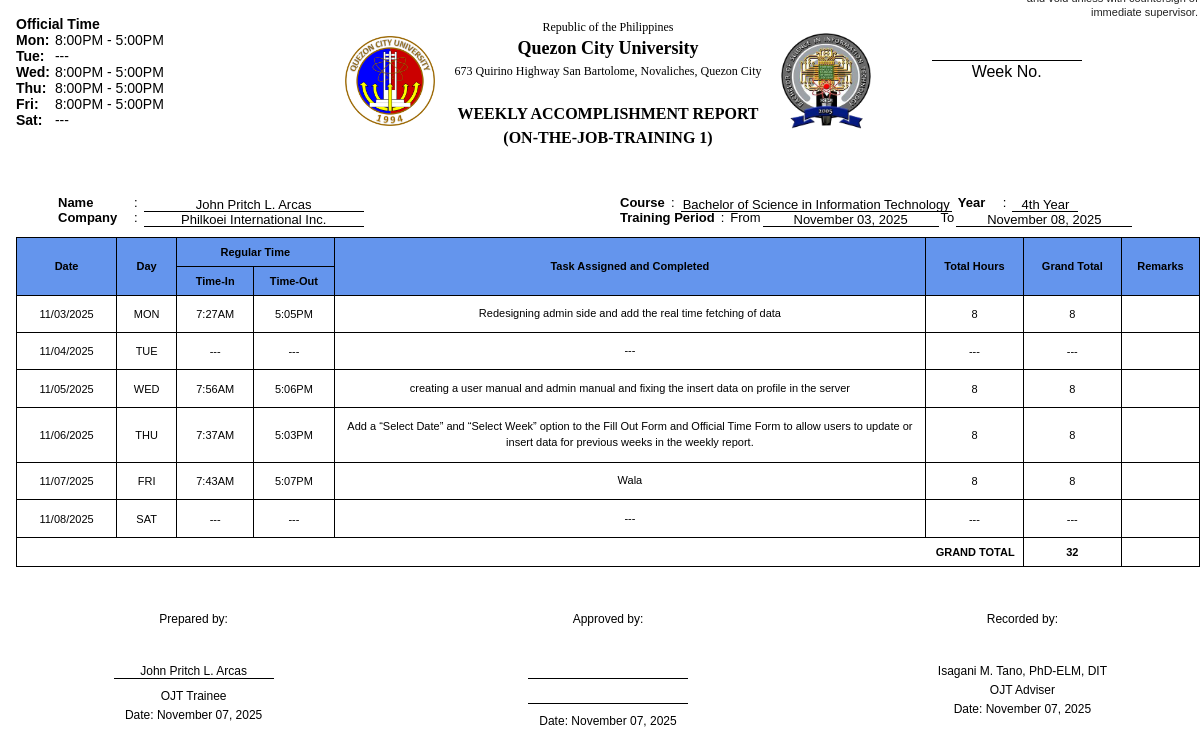
The page /php/viewform.php (signed in) on the database its author committed.
### tables this page shows
CREATE TABLE `weekly_accomplishments` (
  `id` int(11) NOT NULL,
  `users_user_id` int(11) DEFAULT NULL,
  `date_record` date NOT NULL,
  `time_in` varchar(10) NOT NULL,
  `time_out` varchar(10) NOT NULL,
  `task_completed` text NOT NULL,
  `total_hours` decimal(5,2) DEFAULT 0.00,
  `grand_total` decimal(5,2) DEFAULT 0.00,
  `total` decimal(10,2) NOT NULL DEFAULT 0.00,
  `last_updated_at` datetime DEFAULT NULL
);

CREATE TABLE `student_info` (
  `student_id` int(11) NOT NULL,
  `users_user_id` int(11) NOT NULL,
  `student_fn` varchar(100) DEFAULT NULL,
  `student_mi` varchar(255) DEFAULT NULL,
  `student_ln` varchar(100) DEFAULT NULL,
  `student_course` varchar(50) DEFAULT '',
  `student_year` varchar(10) DEFAULT '',
  `company_name` varchar(100) DEFAULT '',
  `profile_picture` longblob DEFAULT NULL,
  `profile_picture_type` varchar(50) DEFAULT '',
  `created_at` timestamp NOT NULL DEFAULT current_timestamp(),
  `updated_at` timestamp NOT NULL DEFAULT current_timestamp() ON UPDATE current_timestamp()
);

### php/viewform.php (the view, shortened to what this page needs)
<?php
require_once "db.php";
$user_id = $_SESSION["user_id"];
$selectedWeek = isset($_GET["week"]) ? intval($_GET["week"]) : 0;
$selectedYear = isset($_GET["year"]) ? intval($_GET["year"]) : date('Y');
$approvedName = isset($_GET["approved_name"]) ? trim($_GET["approved_name"]) : '';
$approvedTitle = isset($_GET["approved_title"]) ? trim($_GET["approved_title"]) : '';
if ($selectedWeek === 0) {
    $selectedWeek = intval(date('W'));
    $selectedYear = intval(date('Y'));
}
$dateTime = new DateTime();
$dateTime->setISODate($selectedYear, $selectedWeek);
$monday = clone $dateTime;
$saturday = clone $dateTime;
$saturday->modify('+5 days');
$weekDates = [
    'MON' => $monday->format('Y-m-d'),
    'TUE' => (clone $monday)->modify('+1 day')->format('Y-m-d'),
    'WED' => (clone $monday)->modify('+2 days')->format('Y-m-d'),
    'THU' => (clone $monday)->modify('+3 days')->format('Y-m-d'),
    'FRI' => (clone $monday)->modify('+4 days')->format('Y-m-d'),
    'SAT' => (clone $monday)->modify('+5 days')->format('Y-m-d'),
];
$days = ['MON', 'TUE', 'WED', 'THU', 'FRI', 'SAT'];
$trainingFrom = $monday->format('F d, Y');
$trainingTo = $saturday->format('F d, Y');
$sql = "SELECT student_fn, student_mi, student_ln, company_name, student_course, student_year
    FROM student_info WHERE users_user_id = ?";
$stmt = $conn->prepare($sql);
$stmt->bind_param("i", $user_id);
$stmt->execute();
$result = $stmt->get_result();
$student = $result->fetch_assoc();
$name = "";
if (!empty($student)) {
    $name = $student['student_fn'];
    if (!empty($student['student_mi'])) {
        $name .= " " . strtoupper(substr($student['student_mi'], 0, 1)) . ".";
    }
    $name .= " " . $student['student_ln'];
}
$officialTimes = [
    'MON' => '',
    'TUE' => '',
    'WED' => '',
    'THU' => '',
    'FRI' => '',
    'SAT' => ''
];
$startDate = $weekDates['MON'];
$endDate = $weekDates['SAT'];
$officialSql = "SELECT ot.day_date, ot.day_time, ot.created_at
                FROM official_time ot
                WHERE ot.users_user_id = ?
                  AND (
                    (ot.day_date REGEXP '^[0-9]{4}-[0-9]{2}-[0-9]{2}$' AND ot.day_date BETWEEN ? AND ?) OR
                    (NOT (ot.day_date REGEXP '^[0-9]{4}-[0-9]{2}-[0-9]{2}$') AND ot.created_at BETWEEN ? AND ?)
                  )
                ORDER BY COALESCE(ot.day_date, ot.created_at) DESC";
$rows = [];
if ($ot = $conn->prepare($officialSql)) {
    $ot->bind_param('issss', $user_id, $startDate, $endDate, $startDate, $endDate);
    $ot->execute();
    $result = $ot->get_result();
    while ($r = $result->fetch_assoc()) $rows[] = $r;
} else {
    error_log("Failed to prepare officialSql: " . $conn->error);
}
foreach ($rows as $row) {
    $raw = trim($row['day_date']);
    $day = '';
    if (preg_match('/^[0-9]{4}-[0-9]{2}-[0-9]{2}$/', $raw)) {
        $dt = strtotime($raw);
        if ($dt === false) continue;
        $dateStr = date('Y-m-d', $dt);
        if ($dateStr < $startDate || $dateStr > $endDate) continue;
        $day = strtoupper(substr(date('D', $dt), 0, 3));
    } else {
        if ($raw !== '') {
            if (preg_match('/[0-9]/', $raw)) {
                $try = strtotime($raw);
                if ($try !== false) {
                    $dateStr = date('Y-m-d', $try);
                    if ($dateStr >= $startDate && $dateStr <= $endDate) {
                        $day = strtoupper(substr(date('D', $try), 0, 3));
                    } else {
                        $day = strtoupper(substr($raw, 0, 3));
                    }
                } else {
                    $day = strtoupper(substr($raw, 0, 3));
                }
            } else {
                $day = strtoupper(substr($raw, 0, 3));
            }
        }
    }
    if (array_key_exists($day, $officialTimes)) {
        $officialTimes[$day] = $row['day_time'];
    } else {
        error_log("Unmapped official_time row: raw='{$row['day_date']}', mapped='$day'");
    }
}
$sumGrandTotal = 0;
$entriesByDay = array_fill_keys($days, null);
$weeklySql = "SELECT wa.*
              FROM weekly_accomplishments wa
              WHERE wa.users_user_id = ?
              AND YEAR(wa.date_record) = ?
              AND WEEK(wa.date_record, 1) = ?
              ORDER BY wa.date_record ASC";
if ($stmt = $conn->prepare($weeklySql)) {
    $stmt->bind_param("iii", $user_id, $selectedYear, $selectedWeek);
    $stmt->execute();
    $result = $stmt->get_result();
    while ($row = $result->fetch_assoc()) {
        $dayDate = new DateTime($row['date_record']);
        $day = strtoupper($dayDate->format('D'));
        if (!empty($row['time_in']) && !empty($row['time_out'])) {
            $timeIn = strtotime($row['time_in']);
            $timeOut = strtotime($row['time_out']);
            $totalHours = ($timeOut - $timeIn) / 3600;
            $intHours = (int) floor($totalHours);
            if ($intHours > 8) $intHours = 8;
            $row['total_hours'] = $intHours;
            $row['grand_total'] = $row['total_hours'];
            $sumGrandTotal += $row['grand_total'];
        } else {
            $row['total_hours'] = 0;
            $row['grand_total'] = 0;
        }
        $entriesByDay[$day] = $row;
    }
} else {
    error_log("Failed to prepare statement: " . $conn->error);
}
function safe($v) { return htmlspecialchars((string)$v ?? '', ENT_QUOTES, 'UTF-8'); }
function formatTime($time) {
    if ($time === null || empty($time) || $time === '00:00:00' || $time === 'null') {
        return '---';
    }
    return date('g:iA', strtotime($time));
}
?>
<?php
$isAjax = isset($_SERVER['HTTP_X_REQUESTED_WITH']) && strtolower($_SERVER['HTTP_X_REQUESTED_WITH']) === 'xmlhttprequest';
function normalizeTimeDisplay($t) {
    $s = trim($t);
    $s = preg_replace('/\b(am)\s+\1\b/i', '$1', $s);
    $s = preg_replace('/\b(pm)\s+\1\b/i', '$1', $s);
    $s = preg_replace_callback('/(\d{1,2}:\d{2})\s*(am|pm)/i', function($m){ return $m[1] . strtoupper($m[2]); }, $s);
    return $s;
}
if (!$isAjax): ?>
<!DOCTYPE html>
<html>
<head>
    <link rel="stylesheet" href="css/viewform.css?v=<?php echo time(); ?>">
</head>
<body>
<?php endif; ?>
<?php $isPrint = isset($_GET['print']) && $_GET['print'] == '1'; ?>
<div class="viewform-container">
    <div class="header-container" style="display: flex; justify-content: center; align-items: center; gap: 20px; position: relative;">
  <div class="official-time" style="position: absolute; left: 0; top: 0; font-size: 14px; text-align: left;">
    <p><b>Official Time</b></p>
    <div style="display: flex; gap: 20px;">
        <div>
            <?php
            foreach ($officialTimes as $day => $time):
                $displayDay = ucfirst(strtolower($day));
                $raw = trim($time);
                if ($raw === '') {
                    $left = '';
                    $sep = '---';
                    $right = '';
                    $sepClass = 'ot-sep placeholder';
                } else {
                    $parts = explode('-', $raw, 2);
                    $left = normalizeTimeDisplay(trim($parts[0] ?? ''));
                    $right = normalizeTimeDisplay(trim($parts[1] ?? ''));
                    $left = htmlspecialchars($left);
                    $right = htmlspecialchars($right);
                    $sep = '-';
                    $sepClass = 'ot-sep';
                }
            ?>
                <p>
                    <span class="ot-day"><?= $displayDay ?>:</span>
                    <span class="ot-time">
                        <span class="ot-left"><?= $left ?></span>
                        <span class="<?= $sepClass ?>"><?= $sep ?></span>
                        <span class="ot-right"><?= $right ?></span>
                    </span>
                </p>
            <?php endforeach; ?>
        </div>
    </div>
  </div>
  <div class="header-logo">
    <img src="img/qcu.png" alt="QCU Logo" style="width: 90px; height: auto;">
  </div>
  <div class="header-text" style="text-align: center;">
    <h3>Republic of the Philippines</h3>
    <h1>Quezon City University</h1>
    <h3>673 Quirino Highway San Bartolome, Novaliches, Quezon City</h3><br>
    <h2>WEEKLY ACCOMPLISHMENT REPORT</h2>
    <h2>(ON-THE-JOB-TRAINING 1)</h2>
  </div>
  <div class="header-logo">
    <img src="img/it.png" alt="IT Logo" style="width: 90px; height: auto;">
  </div>
</div>
<br>
<div class="header-section" style="position: relative;">
  <div id="week-number">
  <div style="min-width: 150px;">
    <div style="border-top: 1px solid black; padding-top: 2px;">
      Week No.
    </div>
  </div>
</div>
<div class="header-info-grid">
  <div class="info-left">
    <div class="info-row">
        <label>Name</label>
        <span class="sep"> : </span>
        <span class="underline"><?= safe($name) ?></span>
    </div>
    <div class="info-row">
        <label>Company</label>
        <span class="sep"> : </span>
        <span class="underline small company-underline"><?= safe($student['company_name'] ?? '') ?></span>
    </div>
  </div>
  <div class="info-right">
    <div class="info-row">
        <label>Course</label>
        <span class="sep"> : </span>
        <span class="underline small"><?= safe($student['student_course'] ?? '') ?></span>
        <label class="inline-year">Year</label>
        <span class="sep"> : </span>
        <span class="underline tiny"><?= safe($student['student_year'] ?? '') ?></span>
    </div>
    <div class="info-row">
        <label>Training Period</label>
        <span class="sep"> : </span>
        From <span class="underline small"><?= safe($trainingFrom) ?></span>
        To <span class="underline small"><?= safe($trainingTo) ?></span>
    </div>
  </div>
</div>
  <div class="warning-text">
  </div>
<table>
  <tr>
    <th rowspan="2">Date</th>
    <th rowspan="2">Day</th>
    <th colspan="2" class="regular-time">Regular Time</th>
    <th rowspan="2">Task Assigned and Completed</th>
    <th rowspan="2">Total Hours</th>
    <th rowspan="2">Grand Total</th>
    <th rowspan="2">Remarks</th>
  </tr>
  <tr>
    <th class="time-in">Time-In</th>
    <th class="time-out">Time-Out</th>
  </tr>
    <?php foreach ($days as $day) {
        $dateStr = $weekDates[$day] ?? '';
        $entry = $entriesByDay[$day] ?? null;
        $timeIn = $entry['time_in'] ?? null;
        $timeOut = $entry['time_out'] ?? null;
        $taskCompleted = $entry['task_completed'] ?? null;
        $totalHours = $entry['total_hours'] ?? null;
        $grandTotal = $entry['grand_total'] ?? null;
    ?>
    <tr>
        <td><?= empty($dateStr) ? '' : safe(date('m/d/Y', strtotime($dateStr))) ?></td>
        <td><?= $day ?></td>
        <td><?= formatTime($timeIn) ?></td>
        <td><?= formatTime($timeOut) ?></td>
        <td class="task-cell">
            <?= empty($taskCompleted) ? '---' : nl2br(safe($taskCompleted)) ?>
        </td>
    <td><?= $totalHours !== null ? safe(intval($totalHours)) : '---' ?></td>
    <td><?= $grandTotal !== null ? safe(intval($grandTotal)) : '---' ?></td>
        <td></td>
    </tr>
    <?php } ?>
  <tr>
    <td colspan="6" style="text-align: right; font-weight: bold;">GRAND TOTAL</td>
    <td><?= safe(intval($sumGrandTotal)) ?></td>
    <td></td>
  </tr>
</table>
<div class="signature-container"<?php if ($isPrint) echo ' style="margin-top:18px;margin-bottom:0;"'; ?>>
    <div class="signature-block">
        <p class="bold">Prepared by:</p>
        <br><br>
        <?php if (isset($isPrint) && $isPrint): ?>
        <p class="bold" style="margin: 0; border-bottom: none;"><?= htmlspecialchars($name) ?></p>
        <?php else: ?>
        <p class="line-field bold"><?= htmlspecialchars($name) ?></p>
        <?php endif; ?>
        <p>OJT Trainee</p>
    <p>Date: <?php if (isset($isPrint) && $isPrint): ?><span><?= htmlspecialchars(date('F d, Y', strtotime($weekDates['FRI']))) ?></span><?php else: ?><span contenteditable="true"><?= htmlspecialchars(date('F d, Y', strtotime($weekDates['FRI']))) ?></span><?php endif; ?></p>
    </div>
    <div class="signature-block">
        <p class="bold">Approved by:</p>
        <br><br>
        <?php if (isset($isPrint) && $isPrint): ?>
        <p class="bold" style="margin: 0; border-bottom: none;">
        <?php else: ?>
        <p contenteditable="true" class="line-field bold" data-placeholder="Type name here...">
        <?php endif; ?><?= $approvedName !== '' ? htmlspecialchars($approvedName) : '' ?></p>
        <?php if (isset($isPrint) && $isPrint): ?>
        <p class="" style="margin: 0; border-bottom: none;">
        <?php else: ?>
        <br>
        <p contenteditable="true" class="line-field" data-placeholder="Type title here...">
        <?php endif; ?><?= $approvedTitle !== '' ? htmlspecialchars($approvedTitle) : '' ?></p>
    <p>Date: <?php if (isset($isPrint) && $isPrint): ?><span><?= htmlspecialchars(date('F d, Y', strtotime($weekDates['FRI']))) ?></span><?php else: ?><span contenteditable="true"><?= htmlspecialchars(date('F d, Y', strtotime($weekDates['FRI']))) ?></span><?php endif; ?></p>
    </div>
    <div class="signature-block">
        <p class="bold">Recorded by:</p>
        <br><br>
        <p class="bold">Isagani M. Tano, PhD-ELM, DIT</p>
        <p>OJT Adviser</p>
    <p>Date: <?php if (isset($isPrint) && $isPrint): ?><span><?= htmlspecialchars(date('F d, Y', strtotime($weekDates['FRI']))) ?></span><?php else: ?><span contenteditable="true"><?= htmlspecialchars(date('F d, Y', strtotime($weekDates['FRI']))) ?></span><?php endif; ?></p>
    </div>
</div>
<?php if (!$isAjax): ?>
</body>
</html>
<?php endif; ?>

### php/viewform.php (style rules this page uses)
#week-number { position: absolute; right: 15%; top: -130px; text-align: center; min-width: 150px; z-index: 20; }
@media (max-width: 1200px) { #week-number { right: 10%; top: -120px; } }

### rows shown on the page
weekly_accomplishments: date_record "Fri", dateStr "11/07/2025", day "FRI", time_in "7:43AM", time_out "5:07PM", task_completed "Wala", total_hours "8", grand_total "8"
student_info: safe($name) "John Pritch L. Arcas", company_name "Philkoei International Inc.", student_course "Bachelor of Science in Information Technology", student_year "4th Year", name "John Pritch L. Arcas"
weekly_accomplishments: dateStr "11/03/2025", day "MON", time_in "7:27AM", time_out "5:05PM", task_completed "Redesigning admin side and add the real time fetching of data", total_hours "8", grand_total "8"
weekly_accomplishments: dateStr "11/05/2025", day "WED", time_in "7:56AM", time_out "5:06PM", task_completed "creating a user manual and admin manual and fixing the insert data on profile in the server", total_hours "8", grand_total "8"
weekly_accomplishments: dateStr "11/06/2025", day "THU", time_in "7:37AM", time_out "5:03PM", task_completed "Add a “Select Date” and “Select Week” option to the Fill Out Form and Official Time Form to allow users to update or insert data for previous weeks in the weekly report.", total_hours "8", grand_total "8"

### other values the page prints
$displayDay "Mon"
$left "8:00PM"
$sep "-"
$right "5:00PM"
$displayDay "Tue"
$sep "---"
$displayDay "Wed"
$displayDay "Thu"
$displayDay "Sat"
safe(date('m/d/Y', strtotime($dateStr))) "11/04/2025"
$day "TUE"
formatTime($timeIn) "---"
formatTime($timeOut) "---"
safe(date('m/d/Y', strtotime($dateStr))) "11/08/2025"
$day "SAT"
